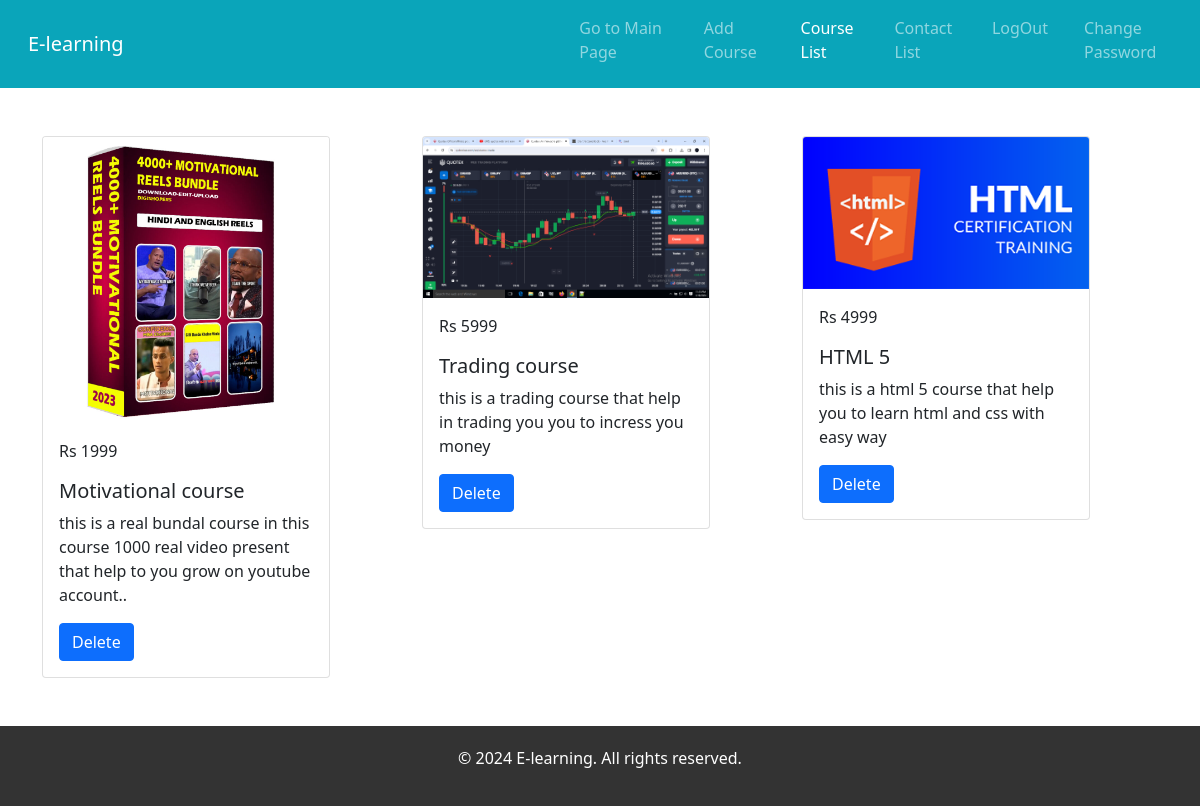
Screenshot of /admin/courses.php with the database file from the repository.
### tables this page shows
CREATE TABLE `course_list` (
  `id` int(11) NOT NULL,
  `img_url` text NOT NULL,
  `c_title` text NOT NULL,
  `c_dis` text NOT NULL,
  `c_price` text NOT NULL,
  `c_url` text NOT NULL
);

### admin/courses.php (the view, shortened to what this page needs)
<?php
include("../config.php");
?>
<!DOCTYPE html>
<html lang="en">
<head>
<link rel="stylesheet" href="css/style.css">
<link href="https://cdn.jsdelivr.net/npm/bootstrap@5.0.2/dist/css/bootstrap.min.css" rel="stylesheet">
</head>
<body>
<nav class="navbar navbar-expand-lg navbar-dark bg-dark" style="background-color: #0aa5ba !important;">
  <div class="container-fluid">
    <a class="navbar-brand" href="#" style="
    margin-left: 1rem;
">E-learning</a>
    <div class="collapse navbar-collapse" id="navbarSupportedContent" style="margin-left: 35%;">
      <ul class="navbar-nav me-auto mb-2 mb-lg-10">
        <li class="nav-item">
          <a class="nav-link" aria-current="page" href="../index.php">Go to Main Page</a>
        </li>
        <li class="nav-item">
          <a class="nav-link" href="dk.php">Add Course</a>
        </li>
		<li class="nav-item">
          <a class="nav-link active" href="courses.php">Course List</a>
        </li>
		<li class="nav-item">
          <a class="nav-link" href="contact_list.php">Contact List</a>
        </li>
		<li class="nav-item">
          <a class="nav-link" href="login.php">LogOut</a>
        </li>
        <li class="nav-item">
          <a class="nav-link" href="password.php">Change Password</a>
        </li>
      </ul>
    </div>
  </div>
</nav>
<div class="container" style="
    margin-top: 3rem;
">
  <div class="row align-items-start">
  <?php
$sql = "SELECT id, img_url,c_title,c_dis,c_price,c_url FROM course_list";
$result = mysqli_query($conn, $sql);
if (mysqli_num_rows($result) > 0) {
  while($row = mysqli_fetch_assoc($result)) {
  ?>
     <div class="col">
      <div class="card" style="width: 18rem;">
  <img src="<?php echo $row["img_url"] ?>" class="card-img-top" alt="...">
  <div class="card-body">
  <p>Rs <?php echo $row["c_price"]?></p>
    <h5 class="card-title"><?php echo $row["c_title"] ?></h5>
    <p class="card-text"><?php echo $row["c_dis"] ?></p>
    <form method="post" action="courses.php">
	<button class="btn btn-primary">Delete</button>
	</form>
  </div>
</div>
    </div>	<?php
  }
}
	?>
   </div>
</div>
<footer style="
    margin-top: 3rem;
">
    <div class="container">
        <p>&copy; 2024 E-learning. All rights reserved.</p>
    </div>
</footer>
</body>
</html>

### css/style.css (style rules this page uses)
* { margin: 0; padding: 0; box-sizing: border-box; }
body { font-family: Arial, sans-serif; line-height: 1.6; }
.container { width: 80%; margin: auto; overflow: hidden; }
nav ul { float: right; }
nav ul li { display: inline; margin-left: 20px; }
nav ul li a { color: #fff; text-decoration: none; }
footer { background: #333; color: #fff; text-align: center; padding: 20px 0; }

### rows the page displays
course_list: img_url (picture), c_price "1999", c_title "Motivational course", c_dis "this is a real bundal course in this course 1000 real video present that help to you grow on youtube account.."
course_list: img_url (picture), c_price "5999", c_title "Trading course", c_dis "this is a trading course that help in trading you you to incress you money"
course_list: img_url (picture), c_price "4999", c_title "HTML 5", c_dis "this is a html 5 course that help you to learn html and css with easy way"
